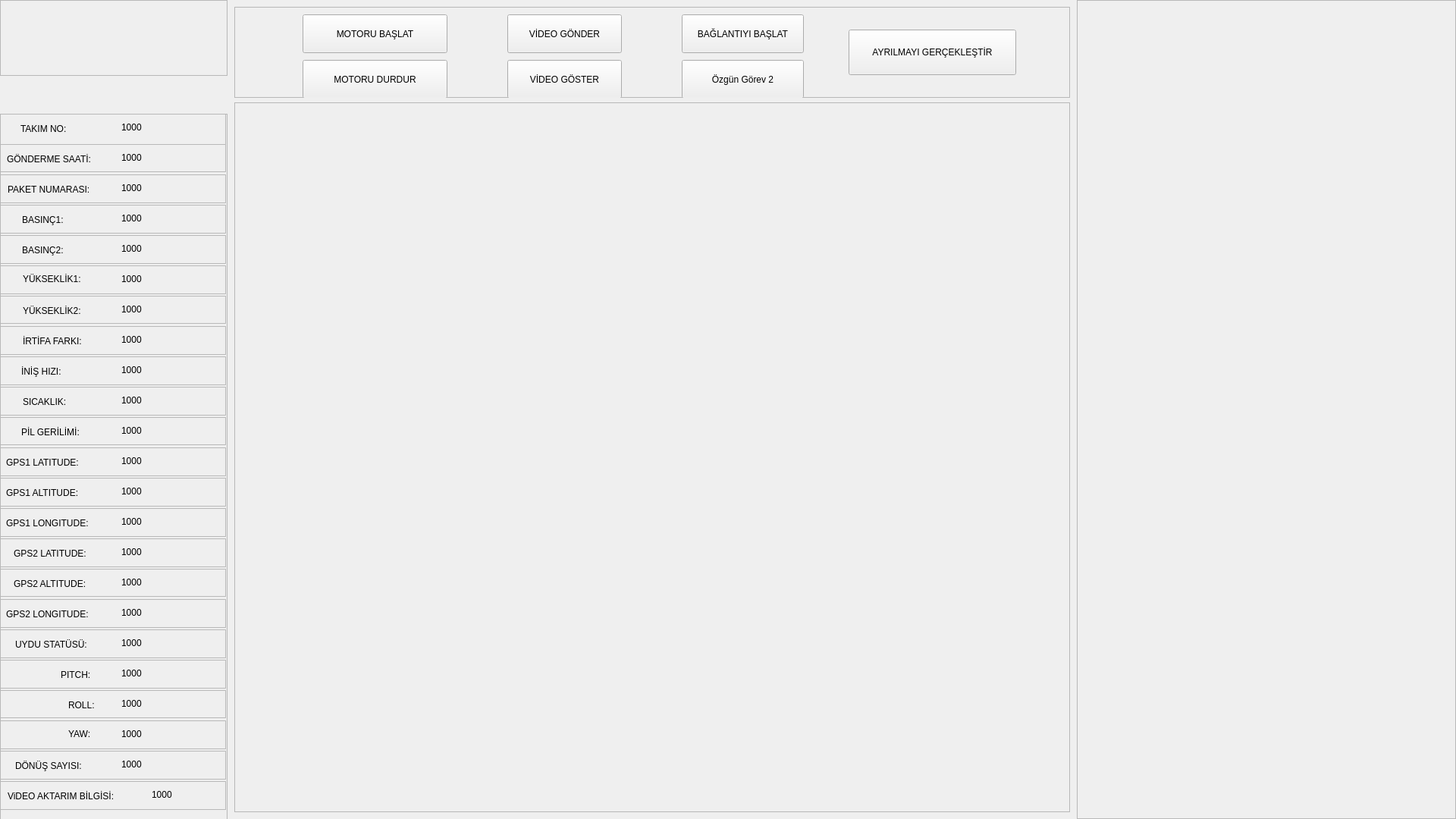
<?xml version="1.0" encoding="UTF-8"?>
<ui version="4.0">
 <class>MainWindow</class>
 <widget class="QMainWindow" name="MainWindow">
  <property name="geometry">
   <rect>
    <x>0</x>
    <y>0</y>
    <width>1920</width>
    <height>1080</height>
   </rect>
  </property>
  <property name="windowTitle">
   <string>MainWindow</string>
  </property>
  <property name="styleSheet">
   <string notr="true"/>
  </property>
  <widget class="QWidget" name="centralwidget">
   <property name="styleSheet">
    <string notr="true"/>
   </property>
   <layout class="QHBoxLayout" name="horizontalLayout">
    <property name="spacing">
     <number>0</number>
    </property>
    <property name="leftMargin">
     <number>0</number>
    </property>
    <property name="topMargin">
     <number>0</number>
    </property>
    <property name="rightMargin">
     <number>0</number>
    </property>
    <property name="bottomMargin">
     <number>0</number>
    </property>
    <item>
     <widget class="QFrame" name="frame">
      <property name="maximumSize">
       <size>
        <width>300</width>
        <height>16777215</height>
       </size>
      </property>
      <property name="autoFillBackground">
       <bool>false</bool>
      </property>
      <property name="styleSheet">
       <string notr="true"/>
      </property>
      <property name="frameShape">
       <enum>QFrame::NoFrame</enum>
      </property>
      <property name="frameShadow">
       <enum>QFrame::Raised</enum>
      </property>
      <widget class="QFrame" name="header_frame">
       <property name="geometry">
        <rect>
         <x>0</x>
         <y>0</y>
         <width>300</width>
         <height>100</height>
        </rect>
       </property>
       <property name="maximumSize">
        <size>
         <width>16777215</width>
         <height>100</height>
        </size>
       </property>
       <property name="frameShape">
        <enum>QFrame::StyledPanel</enum>
       </property>
       <property name="frameShadow">
        <enum>QFrame::Raised</enum>
       </property>
       <widget class="QLabel" name="label">
        <property name="geometry">
         <rect>
          <x>0</x>
          <y>20</y>
          <width>301</width>
          <height>81</height>
         </rect>
        </property>
        <property name="text">
         <string/>
        </property>
        <property name="pixmap">
         <pixmap>C:/Users/Tetar_/Pictures/b.png</pixmap>
        </property>
       </widget>
      </widget>
      <widget class="QFrame" name="input_frame">
       <property name="geometry">
        <rect>
         <x>0</x>
         <y>150</y>
         <width>300</width>
         <height>1031</height>
        </rect>
       </property>
       <property name="frameShape">
        <enum>QFrame::StyledPanel</enum>
       </property>
       <property name="frameShadow">
        <enum>QFrame::Raised</enum>
       </property>
       <widget class="QFrame" name="frame_27">
        <property name="geometry">
         <rect>
          <x>0</x>
          <y>520</y>
          <width>298</width>
          <height>38</height>
         </rect>
        </property>
        <property name="frameShape">
         <enum>QFrame::StyledPanel</enum>
        </property>
        <property name="frameShadow">
         <enum>QFrame::Raised</enum>
        </property>
        <widget class="QLabel" name="label_32">
         <property name="geometry">
          <rect>
           <x>8</x>
           <y>10</y>
           <width>141</width>
           <height>20</height>
          </rect>
         </property>
         <property name="text">
          <string>GPS1 LONGITUDE:</string>
         </property>
        </widget>
        <widget class="QLabel" name="gps1_long_label">
         <property name="geometry">
          <rect>
           <x>160</x>
           <y>10</y>
           <width>71</width>
           <height>16</height>
          </rect>
         </property>
         <property name="text">
          <string>1000</string>
         </property>
        </widget>
       </widget>
       <widget class="QFrame" name="frame_24">
        <property name="geometry">
         <rect>
          <x>0</x>
          <y>640</y>
          <width>298</width>
          <height>38</height>
         </rect>
        </property>
        <property name="frameShape">
         <enum>QFrame::StyledPanel</enum>
        </property>
        <property name="frameShadow">
         <enum>QFrame::Raised</enum>
        </property>
        <widget class="QLabel" name="label_38">
         <property name="geometry">
          <rect>
           <x>8</x>
           <y>10</y>
           <width>141</width>
           <height>20</height>
          </rect>
         </property>
         <property name="text">
          <string>GPS2 LONGITUDE:</string>
         </property>
        </widget>
        <widget class="QLabel" name="gps2_long_label">
         <property name="geometry">
          <rect>
           <x>160</x>
           <y>10</y>
           <width>61</width>
           <height>16</height>
          </rect>
         </property>
         <property name="text">
          <string>1000</string>
         </property>
        </widget>
       </widget>
       <widget class="QFrame" name="frame_19">
        <property name="geometry">
         <rect>
          <x>0</x>
          <y>760</y>
          <width>298</width>
          <height>37</height>
         </rect>
        </property>
        <property name="frameShape">
         <enum>QFrame::StyledPanel</enum>
        </property>
        <property name="frameShadow">
         <enum>QFrame::Raised</enum>
        </property>
        <widget class="QLabel" name="label_10">
         <property name="geometry">
          <rect>
           <x>90</x>
           <y>10</y>
           <width>141</width>
           <height>20</height>
          </rect>
         </property>
         <property name="text">
          <string>ROLL:</string>
         </property>
        </widget>
        <widget class="QLabel" name="roll_label">
         <property name="geometry">
          <rect>
           <x>160</x>
           <y>10</y>
           <width>41</width>
           <height>16</height>
          </rect>
         </property>
         <property name="text">
          <string>1000</string>
         </property>
        </widget>
       </widget>
       <widget class="QFrame" name="frame_25">
        <property name="geometry">
         <rect>
          <x>0</x>
          <y>600</y>
          <width>298</width>
          <height>37</height>
         </rect>
        </property>
        <property name="frameShape">
         <enum>QFrame::StyledPanel</enum>
        </property>
        <property name="frameShadow">
         <enum>QFrame::Raised</enum>
        </property>
        <widget class="QLabel" name="label_36">
         <property name="geometry">
          <rect>
           <x>18</x>
           <y>10</y>
           <width>131</width>
           <height>20</height>
          </rect>
         </property>
         <property name="text">
          <string>GPS2 ALTITUDE:</string>
         </property>
        </widget>
        <widget class="QLabel" name="gps2_alt_label">
         <property name="geometry">
          <rect>
           <x>160</x>
           <y>10</y>
           <width>61</width>
           <height>16</height>
          </rect>
         </property>
         <property name="text">
          <string>1000</string>
         </property>
        </widget>
       </widget>
       <widget class="QFrame" name="frame_11">
        <property name="geometry">
         <rect>
          <x>0</x>
          <y>800</y>
          <width>298</width>
          <height>38</height>
         </rect>
        </property>
        <property name="frameShape">
         <enum>QFrame::StyledPanel</enum>
        </property>
        <property name="frameShadow">
         <enum>QFrame::Raised</enum>
        </property>
        <widget class="QLabel" name="label_11">
         <property name="geometry">
          <rect>
           <x>90</x>
           <y>10</y>
           <width>51</width>
           <height>16</height>
          </rect>
         </property>
         <property name="text">
          <string>YAW:</string>
         </property>
        </widget>
        <widget class="QLabel" name="yaw_label">
         <property name="geometry">
          <rect>
           <x>160</x>
           <y>10</y>
           <width>51</width>
           <height>16</height>
          </rect>
         </property>
         <property name="text">
          <string>1000</string>
         </property>
        </widget>
       </widget>
       <widget class="QFrame" name="frame_5">
        <property name="geometry">
         <rect>
          <x>0</x>
          <y>160</y>
          <width>298</width>
          <height>38</height>
         </rect>
        </property>
        <property name="frameShape">
         <enum>QFrame::StyledPanel</enum>
        </property>
        <property name="frameShadow">
         <enum>QFrame::Raised</enum>
        </property>
        <widget class="QLabel" name="label_7">
         <property name="geometry">
          <rect>
           <x>29</x>
           <y>10</y>
           <width>121</width>
           <height>20</height>
          </rect>
         </property>
         <property name="text">
          <string>BASINÇ2:</string>
         </property>
        </widget>
        <widget class="QLabel" name="basinc2_label">
         <property name="geometry">
          <rect>
           <x>160</x>
           <y>10</y>
           <width>61</width>
           <height>16</height>
          </rect>
         </property>
         <property name="text">
          <string>1000</string>
         </property>
        </widget>
       </widget>
       <widget class="QFrame" name="frame_29">
        <property name="geometry">
         <rect>
          <x>0</x>
          <y>440</y>
          <width>298</width>
          <height>38</height>
         </rect>
        </property>
        <property name="frameShape">
         <enum>QFrame::StyledPanel</enum>
        </property>
        <property name="frameShadow">
         <enum>QFrame::Raised</enum>
        </property>
        <widget class="QLabel" name="label_28">
         <property name="geometry">
          <rect>
           <x>8</x>
           <y>10</y>
           <width>141</width>
           <height>20</height>
          </rect>
         </property>
         <property name="text">
          <string>GPS1 LATITUDE:</string>
         </property>
        </widget>
        <widget class="QLabel" name="gps1_lat_label">
         <property name="geometry">
          <rect>
           <x>160</x>
           <y>10</y>
           <width>91</width>
           <height>16</height>
          </rect>
         </property>
         <property name="text">
          <string>1000</string>
         </property>
        </widget>
       </widget>
       <widget class="QFrame" name="frame_23">
        <property name="geometry">
         <rect>
          <x>0</x>
          <y>240</y>
          <width>298</width>
          <height>37</height>
         </rect>
        </property>
        <property name="frameShape">
         <enum>QFrame::StyledPanel</enum>
        </property>
        <property name="frameShadow">
         <enum>QFrame::Raised</enum>
        </property>
        <widget class="QLabel" name="label_15">
         <property name="geometry">
          <rect>
           <x>30</x>
           <y>10</y>
           <width>111</width>
           <height>20</height>
          </rect>
         </property>
         <property name="text">
          <string>YÜKSEKLİK2:</string>
         </property>
        </widget>
        <widget class="QLabel" name="yukseklik2_label">
         <property name="geometry">
          <rect>
           <x>160</x>
           <y>10</y>
           <width>61</width>
           <height>16</height>
          </rect>
         </property>
         <property name="text">
          <string>1000</string>
         </property>
        </widget>
       </widget>
       <widget class="QFrame" name="frame_15">
        <property name="geometry">
         <rect>
          <x>0</x>
          <y>200</y>
          <width>298</width>
          <height>38</height>
         </rect>
        </property>
        <property name="frameShape">
         <enum>QFrame::StyledPanel</enum>
        </property>
        <property name="frameShadow">
         <enum>QFrame::Raised</enum>
        </property>
        <widget class="QLabel" name="label_8">
         <property name="geometry">
          <rect>
           <x>30</x>
           <y>10</y>
           <width>101</width>
           <height>16</height>
          </rect>
         </property>
         <property name="text">
          <string>YÜKSEKLİK1:</string>
         </property>
        </widget>
        <widget class="QLabel" name="yukseklik_label">
         <property name="geometry">
          <rect>
           <x>160</x>
           <y>10</y>
           <width>81</width>
           <height>16</height>
          </rect>
         </property>
         <property name="text">
          <string>1000</string>
         </property>
        </widget>
       </widget>
       <widget class="QFrame" name="frame_6">
        <property name="geometry">
         <rect>
          <x>0</x>
          <y>360</y>
          <width>298</width>
          <height>38</height>
         </rect>
        </property>
        <property name="frameShape">
         <enum>QFrame::StyledPanel</enum>
        </property>
        <property name="frameShadow">
         <enum>QFrame::Raised</enum>
        </property>
        <widget class="QLabel" name="label_9">
         <property name="geometry">
          <rect>
           <x>30</x>
           <y>10</y>
           <width>121</width>
           <height>20</height>
          </rect>
         </property>
         <property name="text">
          <string>SICAKLIK:</string>
         </property>
        </widget>
        <widget class="QLabel" name="sicaklik_label">
         <property name="geometry">
          <rect>
           <x>160</x>
           <y>10</y>
           <width>61</width>
           <height>16</height>
          </rect>
         </property>
         <property name="text">
          <string>1000</string>
         </property>
        </widget>
       </widget>
       <widget class="QFrame" name="frame_21">
        <property name="geometry">
         <rect>
          <x>0</x>
          <y>320</y>
          <width>298</width>
          <height>38</height>
         </rect>
        </property>
        <property name="frameShape">
         <enum>QFrame::StyledPanel</enum>
        </property>
        <property name="frameShadow">
         <enum>QFrame::Raised</enum>
        </property>
        <widget class="QLabel" name="label_24">
         <property name="geometry">
          <rect>
           <x>28</x>
           <y>10</y>
           <width>121</width>
           <height>20</height>
          </rect>
         </property>
         <property name="text">
          <string>İNİŞ HIZI:</string>
         </property>
        </widget>
        <widget class="QLabel" name="inis_hiz_label">
         <property name="geometry">
          <rect>
           <x>160</x>
           <y>10</y>
           <width>71</width>
           <height>16</height>
          </rect>
         </property>
         <property name="text">
          <string>1000</string>
         </property>
        </widget>
       </widget>
       <widget class="QFrame" name="frame_30">
        <property name="geometry">
         <rect>
          <x>0</x>
          <y>400</y>
          <width>298</width>
          <height>37</height>
         </rect>
        </property>
        <property name="frameShape">
         <enum>QFrame::StyledPanel</enum>
        </property>
        <property name="frameShadow">
         <enum>QFrame::Raised</enum>
        </property>
        <widget class="QLabel" name="label_26">
         <property name="geometry">
          <rect>
           <x>28</x>
           <y>10</y>
           <width>121</width>
           <height>20</height>
          </rect>
         </property>
         <property name="text">
          <string>PİL GERİLİMİ:</string>
         </property>
        </widget>
        <widget class="QLabel" name="pil_gerilim_label">
         <property name="geometry">
          <rect>
           <x>160</x>
           <y>10</y>
           <width>81</width>
           <height>16</height>
          </rect>
         </property>
         <property name="text">
          <string>1000</string>
         </property>
        </widget>
       </widget>
       <widget class="QFrame" name="frame_16">
        <property name="geometry">
         <rect>
          <x>0</x>
          <y>120</y>
          <width>298</width>
          <height>38</height>
         </rect>
        </property>
        <property name="frameShape">
         <enum>QFrame::StyledPanel</enum>
        </property>
        <property name="frameShadow">
         <enum>QFrame::Raised</enum>
        </property>
        <widget class="QLabel" name="label_6">
         <property name="geometry">
          <rect>
           <x>29</x>
           <y>10</y>
           <width>121</width>
           <height>20</height>
          </rect>
         </property>
         <property name="text">
          <string>BASINÇ1:</string>
         </property>
        </widget>
        <widget class="QLabel" name="basinc1_label">
         <property name="geometry">
          <rect>
           <x>160</x>
           <y>10</y>
           <width>71</width>
           <height>16</height>
          </rect>
         </property>
         <property name="text">
          <string>1000</string>
         </property>
        </widget>
       </widget>
       <widget class="QFrame" name="frame_20">
        <property name="geometry">
         <rect>
          <x>0</x>
          <y>720</y>
          <width>298</width>
          <height>38</height>
         </rect>
        </property>
        <property name="frameShape">
         <enum>QFrame::StyledPanel</enum>
        </property>
        <property name="frameShadow">
         <enum>QFrame::Raised</enum>
        </property>
        <widget class="QLabel" name="label_40">
         <property name="geometry">
          <rect>
           <x>80</x>
           <y>10</y>
           <width>101</width>
           <height>20</height>
          </rect>
         </property>
         <property name="text">
          <string>PITCH:</string>
         </property>
        </widget>
        <widget class="QLabel" name="pitch_label">
         <property name="geometry">
          <rect>
           <x>160</x>
           <y>10</y>
           <width>81</width>
           <height>16</height>
          </rect>
         </property>
         <property name="text">
          <string>1000</string>
         </property>
        </widget>
       </widget>
       <widget class="QFrame" name="frame_28">
        <property name="geometry">
         <rect>
          <x>0</x>
          <y>480</y>
          <width>298</width>
          <height>38</height>
         </rect>
        </property>
        <property name="frameShape">
         <enum>QFrame::StyledPanel</enum>
        </property>
        <property name="frameShadow">
         <enum>QFrame::Raised</enum>
        </property>
        <widget class="QLabel" name="label_30">
         <property name="geometry">
          <rect>
           <x>8</x>
           <y>10</y>
           <width>141</width>
           <height>20</height>
          </rect>
         </property>
         <property name="text">
          <string>GPS1 ALTITUDE:</string>
         </property>
        </widget>
        <widget class="QLabel" name="gps1_alt_label">
         <property name="geometry">
          <rect>
           <x>160</x>
           <y>10</y>
           <width>91</width>
           <height>16</height>
          </rect>
         </property>
         <property name="text">
          <string>1000</string>
         </property>
        </widget>
       </widget>
       <widget class="QFrame" name="frame_22">
        <property name="geometry">
         <rect>
          <x>0</x>
          <y>280</y>
          <width>298</width>
          <height>38</height>
         </rect>
        </property>
        <property name="frameShape">
         <enum>QFrame::StyledPanel</enum>
        </property>
        <property name="frameShadow">
         <enum>QFrame::Raised</enum>
        </property>
        <widget class="QLabel" name="label_22">
         <property name="geometry">
          <rect>
           <x>30</x>
           <y>10</y>
           <width>121</width>
           <height>20</height>
          </rect>
         </property>
         <property name="text">
          <string>İRTİFA FARKI:</string>
         </property>
        </widget>
        <widget class="QLabel" name="irtifa_label">
         <property name="geometry">
          <rect>
           <x>160</x>
           <y>10</y>
           <width>61</width>
           <height>16</height>
          </rect>
         </property>
         <property name="text">
          <string>1000</string>
         </property>
        </widget>
       </widget>
       <widget class="QFrame" name="frame_26">
        <property name="geometry">
         <rect>
          <x>0</x>
          <y>560</y>
          <width>298</width>
          <height>38</height>
         </rect>
        </property>
        <property name="frameShape">
         <enum>QFrame::StyledPanel</enum>
        </property>
        <property name="frameShadow">
         <enum>QFrame::Raised</enum>
        </property>
        <widget class="QLabel" name="label_34">
         <property name="geometry">
          <rect>
           <x>18</x>
           <y>10</y>
           <width>131</width>
           <height>20</height>
          </rect>
         </property>
         <property name="text">
          <string>GPS2 LATITUDE:</string>
         </property>
        </widget>
        <widget class="QLabel" name="gps2_lat_label">
         <property name="geometry">
          <rect>
           <x>160</x>
           <y>10</y>
           <width>71</width>
           <height>16</height>
          </rect>
         </property>
         <property name="text">
          <string>1000</string>
         </property>
        </widget>
       </widget>
       <widget class="QFrame" name="frame_7">
        <property name="geometry">
         <rect>
          <x>0</x>
          <y>680</y>
          <width>298</width>
          <height>38</height>
         </rect>
        </property>
        <property name="frameShape">
         <enum>QFrame::StyledPanel</enum>
        </property>
        <property name="frameShadow">
         <enum>QFrame::Raised</enum>
        </property>
        <widget class="QLabel" name="label_14">
         <property name="geometry">
          <rect>
           <x>20</x>
           <y>10</y>
           <width>131</width>
           <height>20</height>
          </rect>
         </property>
         <property name="text">
          <string>UYDU STATÜSÜ:</string>
         </property>
        </widget>
        <widget class="QLabel" name="uydu_status_label">
         <property name="geometry">
          <rect>
           <x>160</x>
           <y>10</y>
           <width>81</width>
           <height>16</height>
          </rect>
         </property>
         <property name="text">
          <string>1000</string>
         </property>
        </widget>
       </widget>
       <widget class="QFrame" name="frame_17">
        <property name="geometry">
         <rect>
          <x>0</x>
          <y>80</y>
          <width>298</width>
          <height>38</height>
         </rect>
        </property>
        <property name="frameShape">
         <enum>QFrame::StyledPanel</enum>
        </property>
        <property name="frameShadow">
         <enum>QFrame::Raised</enum>
        </property>
        <widget class="QLabel" name="label_4">
         <property name="geometry">
          <rect>
           <x>10</x>
           <y>10</y>
           <width>151</width>
           <height>20</height>
          </rect>
         </property>
         <property name="text">
          <string>PAKET NUMARASI:</string>
         </property>
        </widget>
        <widget class="QLabel" name="paket_no_label">
         <property name="geometry">
          <rect>
           <x>160</x>
           <y>10</y>
           <width>61</width>
           <height>16</height>
          </rect>
         </property>
         <property name="text">
          <string>1000</string>
         </property>
        </widget>
       </widget>
       <widget class="QFrame" name="frame_4">
        <property name="geometry">
         <rect>
          <x>0</x>
          <y>40</y>
          <width>298</width>
          <height>37</height>
         </rect>
        </property>
        <property name="frameShape">
         <enum>QFrame::StyledPanel</enum>
        </property>
        <property name="frameShadow">
         <enum>QFrame::Raised</enum>
        </property>
        <widget class="QLabel" name="label_5">
         <property name="geometry">
          <rect>
           <x>9</x>
           <y>10</y>
           <width>141</width>
           <height>20</height>
          </rect>
         </property>
         <property name="text">
          <string>GÖNDERME SAATİ:</string>
         </property>
        </widget>
        <widget class="QLabel" name="saat_label">
         <property name="geometry">
          <rect>
           <x>160</x>
           <y>10</y>
           <width>61</width>
           <height>16</height>
          </rect>
         </property>
         <property name="text">
          <string>1000</string>
         </property>
        </widget>
       </widget>
       <widget class="QFrame" name="frame_12">
        <property name="geometry">
         <rect>
          <x>0</x>
          <y>840</y>
          <width>298</width>
          <height>38</height>
         </rect>
        </property>
        <property name="frameShape">
         <enum>QFrame::StyledPanel</enum>
        </property>
        <property name="frameShadow">
         <enum>QFrame::Raised</enum>
        </property>
        <widget class="QLabel" name="label_13">
         <property name="geometry">
          <rect>
           <x>20</x>
           <y>10</y>
           <width>121</width>
           <height>20</height>
          </rect>
         </property>
         <property name="text">
          <string>DÖNÜŞ SAYISI:</string>
         </property>
        </widget>
        <widget class="QLabel" name="donus_sayisi_label">
         <property name="geometry">
          <rect>
           <x>160</x>
           <y>10</y>
           <width>51</width>
           <height>16</height>
          </rect>
         </property>
         <property name="text">
          <string>1000</string>
         </property>
        </widget>
       </widget>
       <widget class="QFrame" name="frame_14">
        <property name="geometry">
         <rect>
          <x>0</x>
          <y>880</y>
          <width>298</width>
          <height>38</height>
         </rect>
        </property>
        <property name="frameShape">
         <enum>QFrame::StyledPanel</enum>
        </property>
        <property name="frameShadow">
         <enum>QFrame::Raised</enum>
        </property>
        <widget class="QLabel" name="label_16">
         <property name="geometry">
          <rect>
           <x>10</x>
           <y>10</y>
           <width>171</width>
           <height>20</height>
          </rect>
         </property>
         <property name="text">
          <string>ViDEO AKTARIM BİLGİSİ:</string>
         </property>
        </widget>
        <widget class="QLabel" name="video_info_label">
         <property name="geometry">
          <rect>
           <x>200</x>
           <y>10</y>
           <width>51</width>
           <height>16</height>
          </rect>
         </property>
         <property name="text">
          <string>1000</string>
         </property>
        </widget>
       </widget>
       <widget class="QFrame" name="frame_3">
        <property name="geometry">
         <rect>
          <x>0</x>
          <y>0</y>
          <width>298</width>
          <height>41</height>
         </rect>
        </property>
        <property name="frameShape">
         <enum>QFrame::StyledPanel</enum>
        </property>
        <property name="frameShadow">
         <enum>QFrame::Raised</enum>
        </property>
        <widget class="QLabel" name="label_3">
         <property name="geometry">
          <rect>
           <x>27</x>
           <y>10</y>
           <width>121</width>
           <height>20</height>
          </rect>
         </property>
         <property name="text">
          <string>TAKIM NO:</string>
         </property>
        </widget>
        <widget class="QLabel" name="takim_no_label">
         <property name="geometry">
          <rect>
           <x>160</x>
           <y>10</y>
           <width>61</width>
           <height>16</height>
          </rect>
         </property>
         <property name="text">
          <string>1000</string>
         </property>
        </widget>
       </widget>
      </widget>
     </widget>
    </item>
    <item>
     <widget class="QFrame" name="frame_2">
      <property name="maximumSize">
       <size>
        <width>1500</width>
        <height>16777215</height>
       </size>
      </property>
      <property name="styleSheet">
       <string notr="true"/>
      </property>
      <property name="frameShape">
       <enum>QFrame::NoFrame</enum>
      </property>
      <property name="frameShadow">
       <enum>QFrame::Raised</enum>
      </property>
      <layout class="QVBoxLayout" name="verticalLayout_2">
       <item>
        <widget class="QFrame" name="button_frame">
         <property name="maximumSize">
          <size>
           <width>16777215</width>
           <height>120</height>
          </size>
         </property>
         <property name="frameShape">
          <enum>QFrame::StyledPanel</enum>
         </property>
         <property name="frameShadow">
          <enum>QFrame::Raised</enum>
         </property>
         <widget class="QPushButton" name="baslat_bt">
          <property name="geometry">
           <rect>
            <x>90</x>
            <y>10</y>
            <width>191</width>
            <height>51</height>
           </rect>
          </property>
          <property name="text">
           <string>MOTORU BAŞLAT</string>
          </property>
         </widget>
         <widget class="QPushButton" name="durdur_bt">
          <property name="geometry">
           <rect>
            <x>90</x>
            <y>70</y>
            <width>191</width>
            <height>51</height>
           </rect>
          </property>
          <property name="text">
           <string>MOTORU DURDUR</string>
          </property>
         </widget>
         <widget class="QPushButton" name="video_sec_bt">
          <property name="geometry">
           <rect>
            <x>360</x>
            <y>10</y>
            <width>151</width>
            <height>51</height>
           </rect>
          </property>
          <property name="text">
           <string>VİDEO GÖNDER</string>
          </property>
         </widget>
         <widget class="QPushButton" name="video_bt">
          <property name="geometry">
           <rect>
            <x>360</x>
            <y>70</y>
            <width>151</width>
            <height>51</height>
           </rect>
          </property>
          <property name="text">
           <string>VİDEO GÖSTER</string>
          </property>
         </widget>
         <widget class="QPushButton" name="ayrilma_bt">
          <property name="geometry">
           <rect>
            <x>810</x>
            <y>30</y>
            <width>221</width>
            <height>60</height>
           </rect>
          </property>
          <property name="text">
           <string>AYRILMAYI GERÇEKLEŞTİR</string>
          </property>
         </widget>
         <widget class="QPushButton" name="buzzer_bt">
          <property name="geometry">
           <rect>
            <x>590</x>
            <y>10</y>
            <width>161</width>
            <height>51</height>
           </rect>
          </property>
          <property name="text">
           <string>BAĞLANTIYI BAŞLAT</string>
          </property>
         </widget>
         <widget class="QPushButton" name="gorev2_bt">
          <property name="geometry">
           <rect>
            <x>590</x>
            <y>70</y>
            <width>161</width>
            <height>51</height>
           </rect>
          </property>
          <property name="text">
           <string>Özgün Görev 2</string>
          </property>
         </widget>
        </widget>
       </item>
       <item>
        <widget class="QFrame" name="graph_frame">
         <property name="styleSheet">
          <string notr="true"/>
         </property>
         <property name="frameShape">
          <enum>QFrame::StyledPanel</enum>
         </property>
         <property name="frameShadow">
          <enum>QFrame::Raised</enum>
         </property>
         <layout class="QGridLayout" name="gridLayout">
          <item row="0" column="1">
           <widget class="Wsicaklik" name="Wbasinc" native="true">
            <property name="contextMenuPolicy">
             <enum>Qt::NoContextMenu</enum>
            </property>
           </widget>
          </item>
          <item row="1" column="0">
           <widget class="Wsicaklik" name="Winis" native="true"/>
          </item>
          <item row="0" column="2">
           <widget class="Wsicaklik" name="Wbatarya" native="true"/>
          </item>
          <item row="1" column="2">
           <widget class="Wsicaklik" name="Wtbasinc" native="true"/>
          </item>
          <item row="1" column="1">
           <widget class="Wsicaklik" name="Wyukseklik" native="true"/>
          </item>
          <item row="0" column="0">
           <widget class="Wsicaklik" name="Wsicaklik" native="true"/>
          </item>
         </layout>
        </widget>
       </item>
      </layout>
     </widget>
    </item>
    <item>
     <widget class="QFrame" name="map_3d_frame">
      <property name="maximumSize">
       <size>
        <width>500</width>
        <height>16777215</height>
       </size>
      </property>
      <property name="styleSheet">
       <string notr="true"/>
      </property>
      <property name="frameShape">
       <enum>QFrame::NoFrame</enum>
      </property>
      <property name="frameShadow">
       <enum>QFrame::Raised</enum>
      </property>
      <layout class="QVBoxLayout" name="verticalLayout_3">
       <property name="spacing">
        <number>0</number>
       </property>
       <property name="leftMargin">
        <number>0</number>
       </property>
       <property name="topMargin">
        <number>0</number>
       </property>
       <property name="rightMargin">
        <number>0</number>
       </property>
       <property name="bottomMargin">
        <number>0</number>
       </property>
       <item>
        <widget class="QFrame" name="frame_13">
         <property name="mouseTracking">
          <bool>false</bool>
         </property>
         <property name="contextMenuPolicy">
          <enum>Qt::NoContextMenu</enum>
         </property>
         <property name="frameShape">
          <enum>QFrame::StyledPanel</enum>
         </property>
         <property name="frameShadow">
          <enum>QFrame::Raised</enum>
         </property>
         <layout class="QVBoxLayout" name="verticalLayout_4">
          <item>
           <widget class="QWidget" name="widget" native="true">
            <layout class="QHBoxLayout" name="horizontalLayout_2">
             <item>
              <widget class="QLabel" name="camera">
               <property name="text">
                <string/>
               </property>
              </widget>
             </item>
            </layout>
           </widget>
          </item>
          <item>
           <widget class="QWidget" name="glwidget" native="true"/>
          </item>
          <item>
           <widget class="QWidget" name="wmap" native="true">
            <property name="maximumSize">
             <size>
              <width>480</width>
              <height>349</height>
             </size>
            </property>
           </widget>
          </item>
         </layout>
        </widget>
       </item>
      </layout>
     </widget>
    </item>
   </layout>
  </widget>
 </widget>
 <customwidgets>
  <customwidget>
   <class>Wsicaklik</class>
   <extends>QWidget</extends>
   <header location="global">wsicaklik.h</header>
   <container>1</container>
  </customwidget>
 </customwidgets>
 <resources/>
 <connections/>
</ui>
